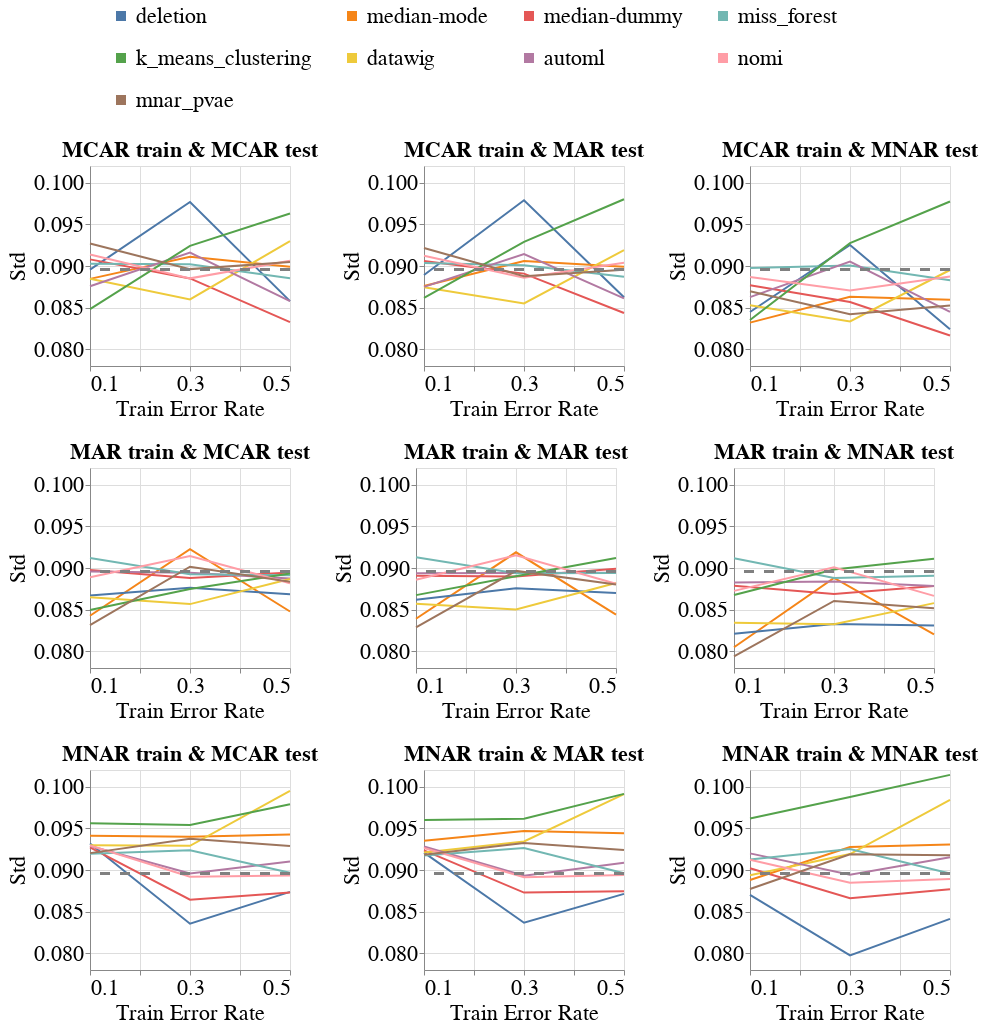

The notebook cell this image was saved under:
### Code cell
create_exp2_line_bands_for_diff_imputers(dataset_name=DATASET_NAME,
                                         model_name='rf_clf',
                                         metric_name='Std',
                                         db_client=db_client,
                                         with_band=False)

### Figure 1 — Vega-Lite specification as saved in the notebook (floating-point values rounded to 4 significant figures; data arrays with more than 128 entries replaced by an {"elided": "..."} marker saying what was removed)
{"config": {"view": {"continuousWidth": 400, "continuousHeight": 300}, "axis": {"labelFontSize": 22, "labelFontWeight": "normal", "titleFontSize": 22, "titleFontWeight": "normal"}, "legend": {"columns": 4, "direction": "horizontal", "labelFontSize": 22, "labelLimit": 400, "orient": "top", "symbolOffset": 20, "symbolStrokeWidth": 10, "titleAnchor": "middle", "titleFontSize": 22, "titleLimit": 300}, "title": {"fontSize": 22}}, "vconcat": [{"hconcat": [{"layer": [{"data": {"name": "data-5030ac7066223f0219ca1571681a4724"}, "mark": "line", "encoding": {"color": {"field": "Null_Imputer_Name", "sort": ["deletion", "median-mode", "median-dummy", "miss_forest", "k_means_clustering", "datawig", "automl", "nomi", "mnar_pvae", "boost_clean"], "title": null, "type": "nominal"}, "x": {"axis": {"labelExpr": "(datum.value == 0.1) || (datum.value == 0.3) || (datum.value == 0.5) ? datum.label : ''"}, "field": "Train_Error_Rate", "scale": {"nice": false}, "title": "Train Error Rate", "type": "quantitative"}, "y": {"aggregate": "mean", "field": "Metric_Value", "scale": {"zero": false}, "title": "Std", "type": "quantitative"}}}, {"data": {"name": "data-c13988310fbc5260c8678b0737e21007"}, "mark": {"type": "rule", "strokeDash": [10, 10]}, "encoding": {"color": {"value": "grey"}, "size": {"value": 3}, "y": {"field": "Baseline_Mean", "type": "quantitative"}}}], "height": 200, "title": {"text": "MCAR train & MCAR test", "fontSize": 22}, "width": 200}, {"layer": [{"data": {"name": "data-9020e61afb01e504ecebb425a19b74b5"}, "mark": "line", "encoding": {"color": {"field": "Null_Imputer_Name", "sort": ["deletion", "median-mode", "median-dummy", "miss_forest", "k_means_clustering", "datawig", "automl", "nomi", "mnar_pvae", "boost_clean"], "title": null, "type": "nominal"}, "x": {"axis": {"labelExpr": "(datum.value == 0.1) || (datum.value == 0.3) || (datum.value == 0.5) ? datum.label : ''"}, "field": "Train_Error_Rate", "scale": {"nice": false}, "title": "Train Error Rate", "type": "quantitative"}, "y": {"aggregate": "mean", "field": "Metric_Value", "scale": {"zero": false}, "title": "Std", "type": "quantitative"}}}, {"data": {"name": "data-c13988310fbc5260c8678b0737e21007"}, "mark": {"type": "rule", "strokeDash": [10, 10]}, "encoding": {"color": {"value": "grey"}, "size": {"value": 3}, "y": {"field": "Baseline_Mean", "type": "quantitative"}}}], "height": 200, "title": {"text": "MCAR train & MAR test", "fontSize": 22}, "width": 200}, {"layer": [{"data": {"name": "data-bd54e64a13871e955a8aaf9931946caa"}, "mark": "line", "encoding": {"color": {"field": "Null_Imputer_Name", "sort": ["deletion", "median-mode", "median-dummy", "miss_forest", "k_means_clustering", "datawig", "automl", "nomi", "mnar_pvae", "boost_clean"], "title": null, "type": "nominal"}, "x": {"axis": {"labelExpr": "(datum.value == 0.1) || (datum.value == 0.3) || (datum.value == 0.5) ? datum.label : ''"}, "field": "Train_Error_Rate", "scale": {"nice": false}, "title": "Train Error Rate", "type": "quantitative"}, "y": {"aggregate": "mean", "field": "Metric_Value", "scale": {"zero": false}, "title": "Std", "type": "quantitative"}}}, {"data": {"name": "data-c13988310fbc5260c8678b0737e21007"}, "mark": {"type": "rule", "strokeDash": [10, 10]}, "encoding": {"color": {"value": "grey"}, "size": {"value": 3}, "y": {"field": "Baseline_Mean", "type": "quantitative"}}}], "height": 200, "title": {"text": "MCAR train & MNAR test", "fontSize": 22}, "width": 200}], "resolve": {"scale": {"y": "shared"}}}, {"hconcat": [{"layer": [{"data": {"name": "data-096818aaf25e70c2f0e5e17dbb21e633"}, "mark": "line", "encoding": {"color": {"field": "Null_Imputer_Name", "sort": ["deletion", "median-mode", "median-dummy", "miss_forest", "k_means_clustering", "datawig", "automl", "nomi", "mnar_pvae", "boost_clean"], "title": null, "type": "nominal"}, "x": {"axis": {"labelExpr": "(datum.value == 0.1) || (datum.value == 0.3) || (datum.value == 0.5) ? datum.label : ''"}, "field": "Train_Error_Rate", "scale": {"nice": false}, "title": "Train Error Rate", "type": "quantitative"}, "y": {"aggregate": "mean", "field": "Metric_Value", "scale": {"zero": false}, "title": "Std", "type": "quantitative"}}}, {"data": {"name": "data-c13988310fbc5260c8678b0737e21007"}, "mark": {"type": "rule", "strokeDash": [10, 10]}, "encoding": {"color": {"value": "grey"}, "size": {"value": 3}, "y": {"field": "Baseline_Mean", "type": "quantitative"}}}], "height": 200, "title": {"text": "MAR train & MCAR test", "fontSize": 22}, "width": 200}, {"layer": [{"data": {"name": "data-49d2e18c7b5e74c6ca32d7b756ec1c12"}, "mark": "line", "encoding": {"color": {"field": "Null_Imputer_Name", "sort": ["deletion", "median-mode", "median-dummy", "miss_forest", "k_means_clustering", "datawig", "automl", "nomi", "mnar_pvae", "boost_clean"], "title": null, "type": "nominal"}, "x": {"axis": {"labelExpr": "(datum.value == 0.1) || (datum.value == 0.3) || (datum.value == 0.5) ? datum.label : ''"}, "field": "Train_Error_Rate", "scale": {"nice": false}, "title": "Train Error Rate", "type": "quantitative"}, "y": {"aggregate": "mean", "field": "Metric_Value", "scale": {"zero": false}, "title": "Std", "type": "quantitative"}}}, {"data": {"name": "data-c13988310fbc5260c8678b0737e21007"}, "mark": {"type": "rule", "strokeDash": [10, 10]}, "encoding": {"color": {"value": "grey"}, "size": {"value": 3}, "y": {"field": "Baseline_Mean", "type": "quantitative"}}}], "height": 200, "title": {"text": "MAR train & MAR test", "fontSize": 22}, "width": 200}, {"layer": [{"data": {"name": "data-07ac484cf1a55e48afe9e7f332abe09e"}, "mark": "line", "encoding": {"color": {"field": "Null_Imputer_Name", "sort": ["deletion", "median-mode", "median-dummy", "miss_forest", "k_means_clustering", "datawig", "automl", "nomi", "mnar_pvae", "boost_clean"], "title": null, "type": "nominal"}, "x": {"axis": {"labelExpr": "(datum.value == 0.1) || (datum.value == 0.3) || (datum.value == 0.5) ? datum.label : ''"}, "field": "Train_Error_Rate", "scale": {"nice": false}, "title": "Train Error Rate", "type": "quantitative"}, "y": {"aggregate": "mean", "field": "Metric_Value", "scale": {"zero": false}, "title": "Std", "type": "quantitative"}}}, {"data": {"name": "data-c13988310fbc5260c8678b0737e21007"}, "mark": {"type": "rule", "strokeDash": [10, 10]}, "encoding": {"color": {"value": "grey"}, "size": {"value": 3}, "y": {"field": "Baseline_Mean", "type": "quantitative"}}}], "height": 200, "title": {"text": "MAR train & MNAR test", "fontSize": 22}, "width": 200}], "resolve": {"scale": {"y": "shared"}}}, {"hconcat": [{"layer": [{"data": {"name": "data-09926cf1897be2f677d87a1423b575d7"}, "mark": "line", "encoding": {"color": {"field": "Null_Imputer_Name", "sort": ["deletion", "median-mode", "median-dummy", "miss_forest", "k_means_clustering", "datawig", "automl", "nomi", "mnar_pvae", "boost_clean"], "title": null, "type": "nominal"}, "x": {"axis": {"labelExpr": "(datum.value == 0.1) || (datum.value == 0.3) || (datum.value == 0.5) ? datum.label : ''"}, "field": "Train_Error_Rate", "scale": {"nice": false}, "title": "Train Error Rate", "type": "quantitative"}, "y": {"aggregate": "mean", "field": "Metric_Value", "scale": {"zero": false}, "title": "Std", "type": "quantitative"}}}, {"data": {"name": "data-c13988310fbc5260c8678b0737e21007"}, "mark": {"type": "rule", "strokeDash": [10, 10]}, "encoding": {"color": {"value": "grey"}, "size": {"value": 3}, "y": {"field": "Baseline_Mean", "type": "quantitative"}}}], "height": 200, "title": {"text": "MNAR train & MCAR test", "fontSize": 22}, "width": 200}, {"layer": [{"data": {"name": "data-5a7dcf3ccafc4c9f38abff04998edf12"}, "mark": "line", "encoding": {"color": {"field": "Null_Imputer_Name", "sort": ["deletion", "median-mode", "median-dummy", "miss_forest", "k_means_clustering", "datawig", "automl", "nomi", "mnar_pvae", "boost_clean"], "title": null, "type": "nominal"}, "x": {"axis": {"labelExpr": "(datum.value == 0.1) || (datum.value == 0.3) || (datum.value == 0.5) ? datum.label : ''"}, "field": "Train_Error_Rate", "scale": {"nice": false}, "title": "Train Error Rate", "type": "quantitative"}, "y": {"aggregate": "mean", "field": "Metric_Value", "scale": {"zero": false}, "title": "Std", "type": "quantitative"}}}, {"data": {"name": "data-c13988310fbc5260c8678b0737e21007"}, "mark": {"type": "rule", "strokeDash": [10, 10]}, "encoding": {"color": {"value": "grey"}, "size": {"value": 3}, "y": {"field": "Baseline_Mean", "type": "quantitative"}}}], "height": 200, "title": {"text": "MNAR train & MAR test", "fontSize": 22}, "width": 200}, {"layer": [{"data": {"name": "data-2b06b9ebf8218b76bbba45e7481e9a30"}, "mark": "line", "encoding": {"color": {"field": "Null_Imputer_Name", "sort": ["deletion", "median-mode", "median-dummy", "miss_forest", "k_means_clustering", "datawig", "automl", "nomi", "mnar_pvae", "boost_clean"], "title": null, "type": "nominal"}, "x": {"axis": {"labelExpr": "(datum.value == 0.1) || (datum.value == 0.3) || (datum.value == 0.5) ? datum.label : ''"}, "field": "Train_Error_Rate", "scale": {"nice": false}, "title": "Train Error Rate", "type": "quantitative"}, "y": {"aggregate": "mean", "field": "Metric_Value", "scale": {"zero": false}, "title": "Std", "type": "quantitative"}}}, {"data": {"name": "data-c13988310fbc5260c8678b0737e21007"}, "mark": {"type": "rule", "strokeDash": [10, 10]}, "encoding": {"color": {"value": "grey"}, "size": {"value": 3}, "y": {"field": "Baseline_Mean", "type": "quantitative"}}}], "height": 200, "title": {"text": "MNAR train & MNAR test", "fontSize": 22}, "width": 200}], "resolve": {"scale": {"y": "shared"}}}], "resolve": {"scale": {"y": "shared"}}, "$schema": "https://vega.github.io/schema/vega-lite/v4.17.0.json", "datasets": {"data-5030ac7066223f0219ca1571681a4724": {"elided": "162 records"}, "data-c13988310fbc5260c8678b0737e21007": [{"Baseline_Mean": 0.08958}], "data-9020e61afb01e504ecebb425a19b74b5": {"elided": "162 records"}, "data-bd54e64a13871e955a8aaf9931946caa": {"elided": "162 records"}, "data-096818aaf25e70c2f0e5e17dbb21e633": {"elided": "162 records"}, "data-49d2e18c7b5e74c6ca32d7b756ec1c12": {"elided": "162 records"}, "data-07ac484cf1a55e48afe9e7f332abe09e": {"elided": "162 records"}, "data-09926cf1897be2f677d87a1423b575d7": {"elided": "162 records"}, "data-5a7dcf3ccafc4c9f38abff04998edf12": {"elided": "162 records"}, "data-2b06b9ebf8218b76bbba45e7481e9a30": {"elided": "162 records"}}}
